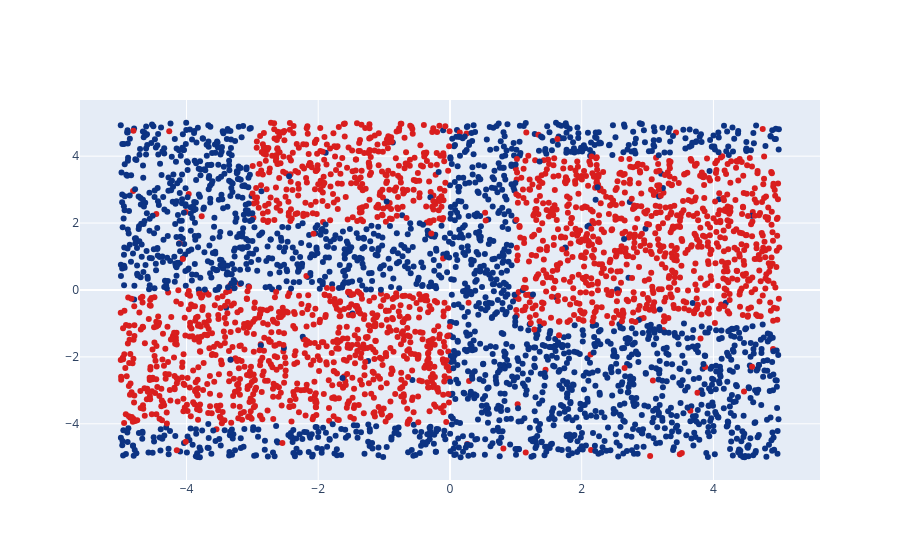

Notebook source saved alongside this figure:
### Code cell
def add_noise(X, y, p):
    y_cp = y.copy()
    noisy_ind = np.where(np.random.binomial(1, p, size=X.shape[0]) != 0)
    y_cp[noisy_ind] = (y_cp[noisy_ind] + 1) % 2
    return X, y_cp


X_noisy, y_noisy = add_noise(X[:4000], y[:4000], 0.03)
X_test, y_test = X[4000:], y[4000:]
k_range = range(1, 200, 2) 



go.Figure([go.Scatter(x = X_noisy[:, 0], y=X_noisy[:, 1], mode = 'markers',
        marker = dict(color=y_noisy, colorscale='Portland'))]).show()

### Figure 1 — Plotly figure (JSON) as saved in the notebook; plotly's stock layout.template omitted (floating-point values rounded to 4 significant figures; data arrays with more than 128 entries replaced by an {"elided": "..."} marker saying what was removed)
{"data": [{"marker": {"color": {"elided": "4000 int values"}, "colorscale": [[0, "rgb(12,51,131)"], [0.25, "rgb(10,136,186)"], [0.5, "rgb(242,211,56)"], [0.75, "rgb(242,143,56)"], [1, "rgb(217,30,30)"]]}, "mode": "markers", "type": "scatter", "x": {"elided": "4000 float values"}, "y": {"elided": "4000 float values"}}], "layout": {}}
